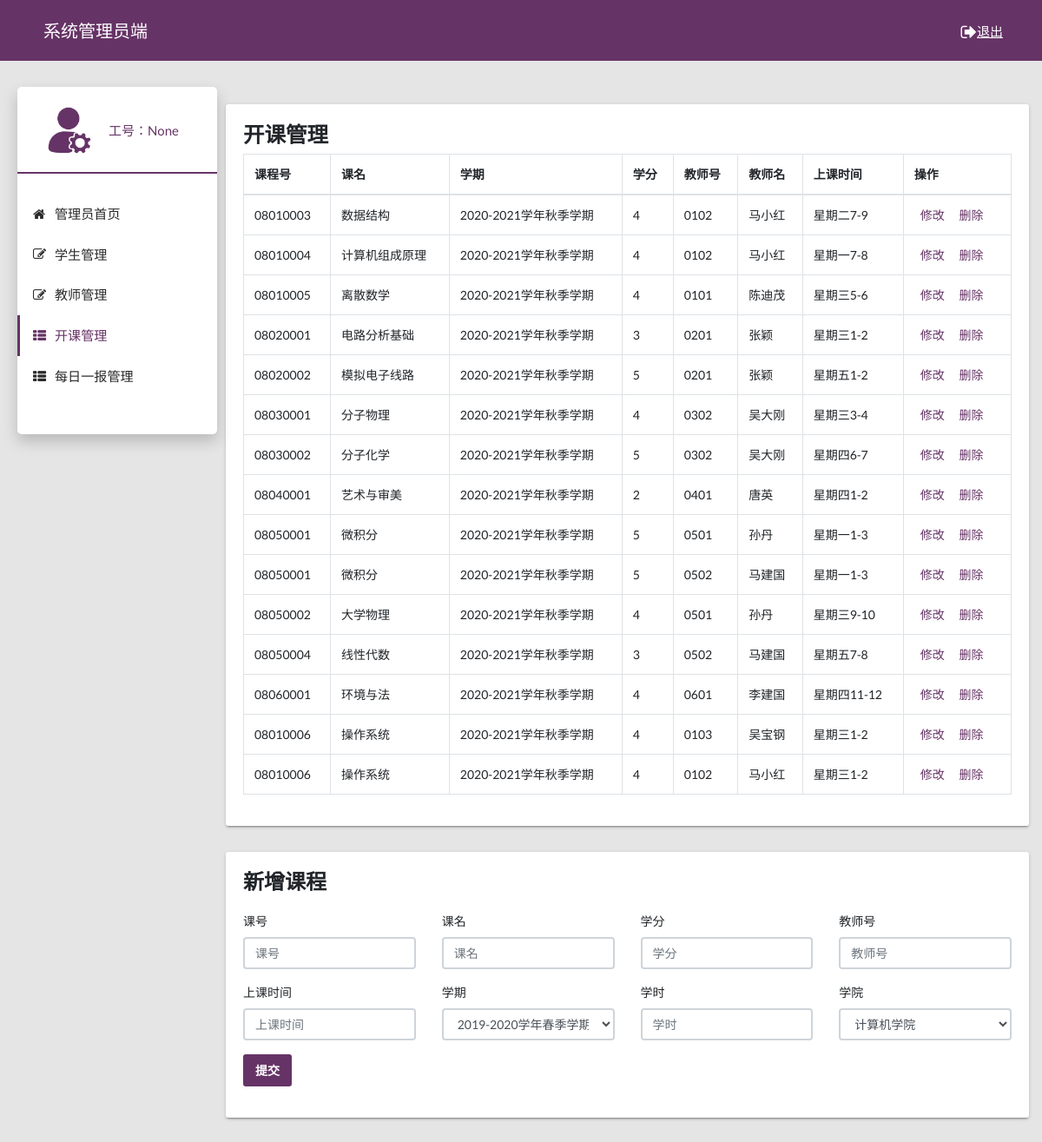
/admin_edit_course/, run on an earlier commit of the app's database.
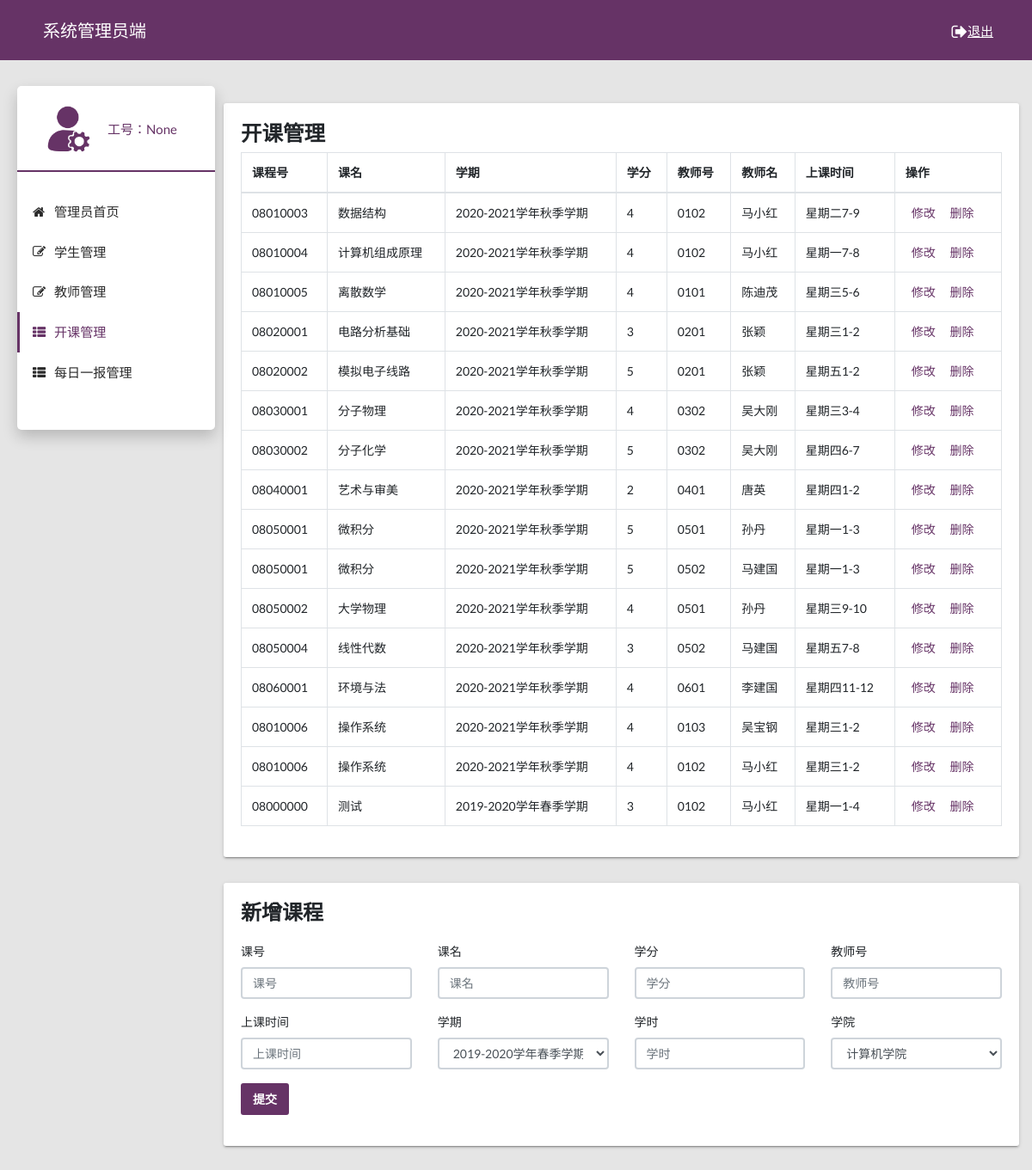
And on a later commit of the database.
### system/models.py (models this page shows)
class open_course(models.Model):
  xq = models.ForeignKey(to=term_status, on_delete=models.CASCADE,default=1)
  kh = models.ForeignKey(to = course, on_delete=models.CASCADE)
  gh = models.ForeignKey(to = teacher, on_delete=models.CASCADE)
  sksj = models.CharField(max_length=20)

### system/views.py (the view)
# urls.py: path('admin_edit_course/', views.admin_edit_course),
def admin_edit_course(request):
  gh = request.session.get('number')
  cursor = connection.cursor()
  cursor.execute("select distinct system_term_status.name,km,xf,kh_id,xm,gh,sksj "
                 "from system_open_course,system_teacher,system_course,system_term_status "
                 "where system_open_course.gh_id = system_teacher.gh "
                 "and system_open_course.kh_id = system_course.kh "
                 "and system_open_course.xq_id = system_term_status.id")
  open_course = cursor.fetchall()
  print(open_course)
  all = []
  for item in open_course:
    course = dict()  # 注意这里一定要放在循环之内！！！！！！！！！！！！
    course['xq'] = item[0]
    course['km'] = item[1]
    course['xf'] = item[2]
    course['kh_id'] = item[3]
    course['xm'] = item[4]
    course['gh'] = item[5]
    course['sksj'] = item[6]
    all.append(course)
  if request.method == 'POST':
    kh = request.POST.get('kh')
    km = request.POST.get('km')
    xf = request.POST.get('xf')
    gh = request.POST.get('gh')
    sksj = request.POST.get('sksj')
    xq = request.POST.get('xq')
    xs = request.POST.get('xs')
    yxh = request.POST.get('mc')
    xq_id = models.term_status.objects.filter(name=xq).first().id
    print(xq)
    if (models.course.objects.filter(kh=kh)):
      try:
        models.open_course.objects.create(xq_id=xq_id, kh_id=kh, gh_id=gh, sksj=sksj)
        messages.success(request, '已存在此课程，开课成功！')
        return redirect('/admin_edit_course/')
      except:
        messages.success(request, '开课失败')
        return redirect('/admin_edit_course/')
    else:
      try:
        models.course.objects.create(kh=kh, km=km, xf=xf, xs=xs, yxh_id=yxh)
        models.open_course.objects.create(xq_id=xq_id, kh_id=kh, gh_id=gh, sksj=sksj)
        print('创建新课程成功，开课成功！')
        messages.success(request, '创建新课程成功，开课成功！')
        return redirect('/admin_edit_course/')
      except:
        messages.success(request, '开课失败！')
        return redirect('/admin_edit_course/')
  else:
    return render(request, 'admin_edit_course.html', context={'gh':gh,'open_course': all})

### system/templates/admin_edit_course.html (shortened to what this page needs)
<!DOCTYPE html>
{% load static %}
<html lang="en">
  <head>
    <link rel="stylesheet" type="text/css" href="{% static "css/main.css" %}">
    <link rel="stylesheet" type="text/css" href="https://maxcdn.bootstrapcdn.com/font-awesome/4.7.0/css/font-awesome.min.css">
  </head>
  <body class="app sidebar-mini" style="background-color: #E5E5E5">
    <header class="app-header">
        <p class="nav-title">系统管理员端<a class="logout" href="/logout/"><i class="fa fa-sign-out fa-lg"></i>退出</a></p>
    </header>
    <aside class="app-sidebar">
      <div class="app-sidebar__user">
        <img style="height:60px;margin-right:15px;" src="{% static "images/guanliyuan.png" %}" alt="User Image">
        <div>
          <p class="app-sidebar__user-designation">工号：{{gh}}</p>
        </div>
      </div>
        <div class="divider"></div>
           <ul class="app-menu">
               <li><a class="app-menu__item" href="/admin_index/"><i class="app-menu__icon fa fa-home"></i><span class="app-menu__label">管理员首页</span></a></li>
               <li><a class="app-menu__item " href="/admin_edit_student/"><i class="app-menu__icon fa fa-edit"></i><span class="app-menu__label">学生管理</span></a></li>
               <li><a class="app-menu__item " href="/admin_edit_teacher/"><i class="app-menu__icon fa fa-edit"></i><span class="app-menu__label">教师管理</span></a></li>
               <li><a class="app-menu__item  active" href="/admin_edit_course/"><i class="app-menu__icon fa fa-th-list"></i><span class="app-menu__label">开课管理</span></a></li>
               <li><a class="app-menu__item" href="/admin_daily_post/"><i class="app-menu__icon fa fa-th-list"></i><span class="app-menu__label">每日一报管理</span></a></li>
           </ul>
    </aside>
    <main class="app-content">
              <div class="row">
        <div class="col-md-12">
          <div class="tile">
            <h3 class="tile-tile">开课管理</h3>
            <div class="tile-body">
              <div class="table-responsive">
                <table class="table table-hover table-bordered" id="sampleTable">
                  <thead>
                    <tr>
                      <th>课程号</th>
                      <th>课名</th>
                      <th>学期</th>
                      <th>学分</th>
                      <th>教师号</th>
                      <th>教师名</th>
                      <th>上课时间</th>
                      <th>操作</th>
                    </tr>
                  </thead>
                  <tbody>
                    {% for item in open_course %}
                    <tr>
                      <td>{{item.kh_id}}</td>
                      <td>{{item.km}}</td>
                      <td>{{item.xq}}</td>
                      <td>{{item.xf}}</td>
                      <td>{{item.gh}}</td>
                      <td>{{item.xm}}</td>
                      <td>{{item.sksj}}</td>
                      <td>
                        <a href="/admin_mod_course/?kh_id={{item.kh_id}}&isdel=0" style="padding:7px">修改</a>
                        <a href="/admin_mod_course/?kh_id={{item.kh_id}}&isdel=1" style="padding:7px">删除</a>
                      </td>
                    </tr>
                    {% endfor %}
                  </tbody>
                </table>
              </div>
            </div>
          </div>
        </div>
        <div class="col-md-12">
          <div class="tile">
            <h3 class="tile-title">新增课程</h3>
            <div class="table-responsive">
              <table class="table">
                <thead>
                  <tr>
                    <form method="POST">
                        <div class="row">
                        <div class="form-group col-md-3">
                            <label class="control-label">课号</label>
                              <input class="form-control"type="text" placeholder="课号" name="kh" >
                        </div>
                        <div class="form-group col-md-3">
                            <label class="control-label">课名</label>
                              <input class="form-control" type="text" placeholder="课名" name="km" >
                        </div>
                            <div class="form-group col-md-3">
                            <label class="control-label">学分</label>
                              <input class="form-control" type="text" placeholder="学分" name="xf" >
                        </div>
                            <div class="form-group col-md-3">
                            <label class="control-label">教师号</label>
                              <input class="form-control"type="text" placeholder="教师号" name="gh" >
                        </div>
                            <div class="form-group col-md-3">
                            <label class="control-label">上课时间</label>
                              <input class="form-control"type="text" placeholder="上课时间" name="sksj" >
                        </div>
                            <div class="form-group col-md-3" >
                            <label for="xq">学期</label>
                            <select id="xq" class="form-control" name="xq">
                              <option value="2019-2020学年春季学期">2019-2020学年春季学期</option>
                            </select>
                        </div>
                            <div class="form-group col-md-3">
                            <label class="control-label">学时</label>
                              <input class="form-control" type="text" placeholder="学时" name="xs" >
                        </div>
                        <div class="form-group col-md-3" >
                            <label for="jsxh">学院</label>
                            <select id="jsxy" class="form-control" name="mc">
                                <option value="01">计算机学院</option>
                            </select>
                        </div>
                        </div>
                      <button class="btn btn-primary">提交</button>
                    </form>
                  </tr>
                </thead>
              </table>
            </div>
          </div>
        </div>
      </div>
    </main>
  </body>
</html>

What changed in the data, as far as the page shows it:
added open_course: kh_id "08000000", km "测试", xq "2019-2020学年春季学期", xf "3", gh "0102", xm "马小红", sksj "星期一1-4"
